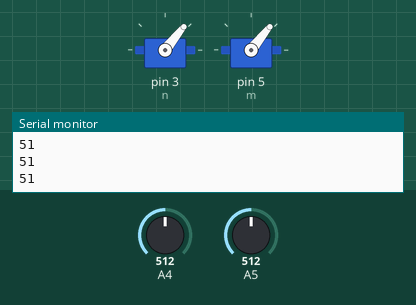
The sketch below on a simulated Arduino Uno, built with avr-gcc and run on an emulated ATmega328P. On the bench: 2 × servo, the last lines printed to the serial monitor. Inputs (shaded band) come from the test bench; at power-on: A4 = 512, A5 = 512.

Above: at 1.2 s.
1.3 s: A4 set to 716
At 2.5 s:
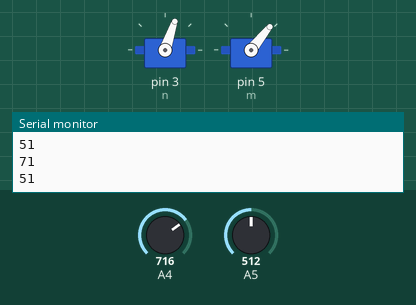
2.8 s: A5 set to 306
At 4.0 s:
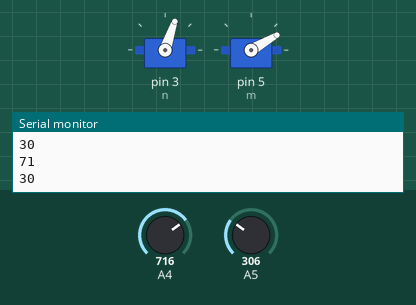
4.3 s: A4 set to 900
At 5.5 s:
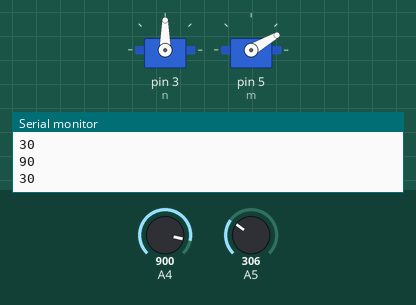
5.8 s: A5 set to 122
At 7.0 s:
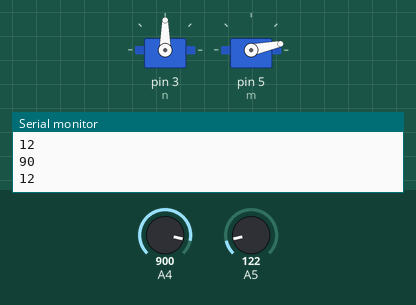
7.3 s: A4 set to 1023
At 8.5 s:
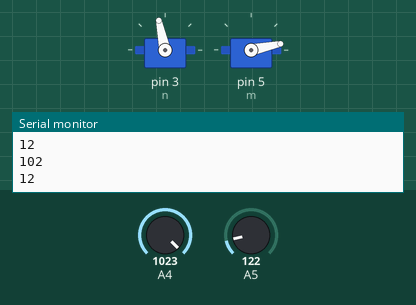
8.8 s: A5 set to 511
At 10.0 s:
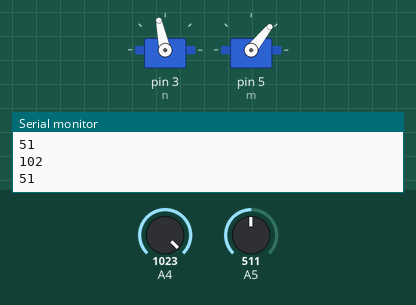
Timing chart, 0 to 11.3 s (numbered marks = the images above; inputs shaded):
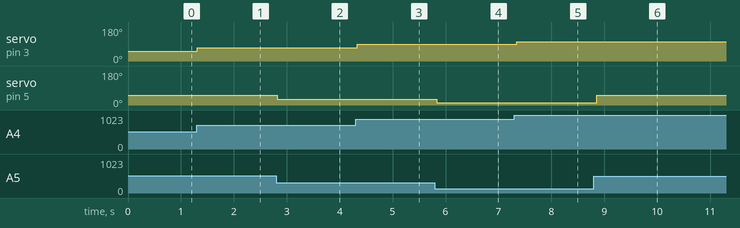

Measured:
- after the input at 1.3 s, servo on pin 3 (n): 51° → 71° at once
- after the input at 2.8 s, servo on pin 5 (m): 51° → 30° at once
- after the input at 4.3 s, servo on pin 3 (n): 71° → 90° at once
- after the input at 5.8 s, servo on pin 5 (m): 30° → 12° at once
- after the input at 7.3 s, servo on pin 3 (n): 90° → 102° after 0.05 s
- after the input at 8.8 s, servo on pin 5 (m): 12° → 51° after 0.06 s

The sketch:

sketch_nov30a.ino
```cpp
#include <Servo.h>
Servo n;
Servo m;


void setup() {
 Serial.begin(9600);
 n.attach (3);
 m.attach (5);
}

void loop() {

  int matt = analogRead(A5)/10;
  int shiv = analogRead(A4)/10;
  Serial.println(shiv);
  Serial.println(matt);
  n.write (shiv);
  m.write (matt);
  delay (100);
}
```
